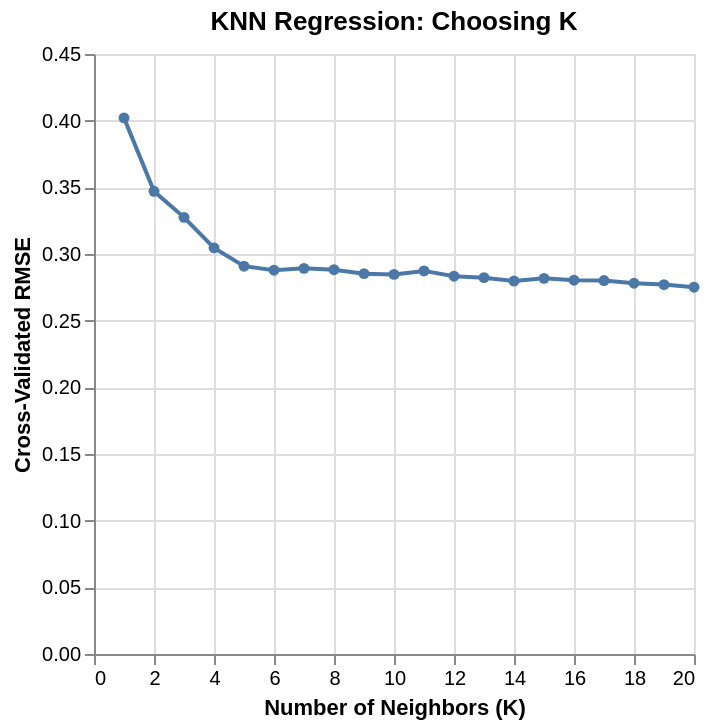

The code cell stored with this chart in its notebook:
### Markdown cell above
Usescross-validation with GridSearchCV to test different values of k in a KNN regression model (with standardized features), computes the RMSE for each, and visualizes how model performance changes with k to select the best one.

### Code cell
from sklearn.pipeline import make_pipeline
from sklearn.preprocessing import StandardScaler
from sklearn.neighbors import KNeighborsRegressor
from sklearn.model_selection import cross_val_score

from sklearn.model_selection import GridSearchCV

param_grid = {"kneighborsregressor__n_neighbors": range(1, 21)}

grid = GridSearchCV(
    make_pipeline(StandardScaler(), KNeighborsRegressor()),
    param_grid=param_grid,
    cv=5,
    scoring="neg_root_mean_squared_error")

grid.fit(X, y)

results_df = pd.DataFrame(grid.cv_results_)[
    ["param_kneighborsregressor__n_neighbors", "mean_test_score"]
].rename(columns={
    "param_kneighborsregressor__n_neighbors": "k"
})

results_df["rmse"] = -results_df["mean_test_score"]
alt.Chart(results_df).mark_line(point=True).encode(
    x=alt.X("k", title="Number of Neighbors (K)"),
    y=alt.Y("rmse", title="Cross-Validated RMSE")
).properties(
    title="KNN Regression: Choosing K"
)

### Figure 1 — Vega-Lite specification as saved in the notebook (floating-point values rounded to 4 significant figures)
{"config": {"view": {"continuousWidth": 300, "continuousHeight": 300}}, "data": {"name": "data-aeaaffe23b7e067341009575d846ba68"}, "mark": {"type": "line", "point": true}, "encoding": {"x": {"field": "k", "title": "Number of Neighbors (K)", "type": "quantitative"}, "y": {"field": "rmse", "title": "Cross-Validated RMSE", "type": "quantitative"}}, "title": "KNN Regression: Choosing K", "$schema": "https://vega.github.io/schema/vega-lite/v6.1.0.json", "datasets": {"data-aeaaffe23b7e067341009575d846ba68": [{"k": 1, "mean_test_score": -0.4021, "rmse": 0.4021}, {"k": 2, "mean_test_score": -0.3471, "rmse": 0.3471}, {"k": 3, "mean_test_score": -0.3275, "rmse": 0.3275}, {"k": 4, "mean_test_score": -0.3046, "rmse": 0.3046}, {"k": 5, "mean_test_score": -0.2909, "rmse": 0.2909}, {"k": 6, "mean_test_score": -0.2878, "rmse": 0.2878}, {"k": 7, "mean_test_score": -0.2892, "rmse": 0.2892}, {"k": 8, "mean_test_score": -0.2882, "rmse": 0.2882}, {"k": 9, "mean_test_score": -0.2853, "rmse": 0.2853}, {"k": 10, "mean_test_score": -0.2847, "rmse": 0.2847}, {"k": 11, "mean_test_score": -0.2873, "rmse": 0.2873}, {"k": 12, "mean_test_score": -0.2833, "rmse": 0.2833}, {"k": 13, "mean_test_score": -0.2823, "rmse": 0.2823}, {"k": 14, "mean_test_score": -0.2797, "rmse": 0.2797}, {"k": 15, "mean_test_score": -0.2817, "rmse": 0.2817}, {"k": 16, "mean_test_score": -0.2803, "rmse": 0.2803}, {"k": 17, "mean_test_score": -0.2801, "rmse": 0.2801}, {"k": 18, "mean_test_score": -0.2781, "rmse": 0.2781}, {"k": 19, "mean_test_score": -0.277, "rmse": 0.277}, {"k": 20, "mean_test_score": -0.2751, "rmse": 0.2751}]}}
